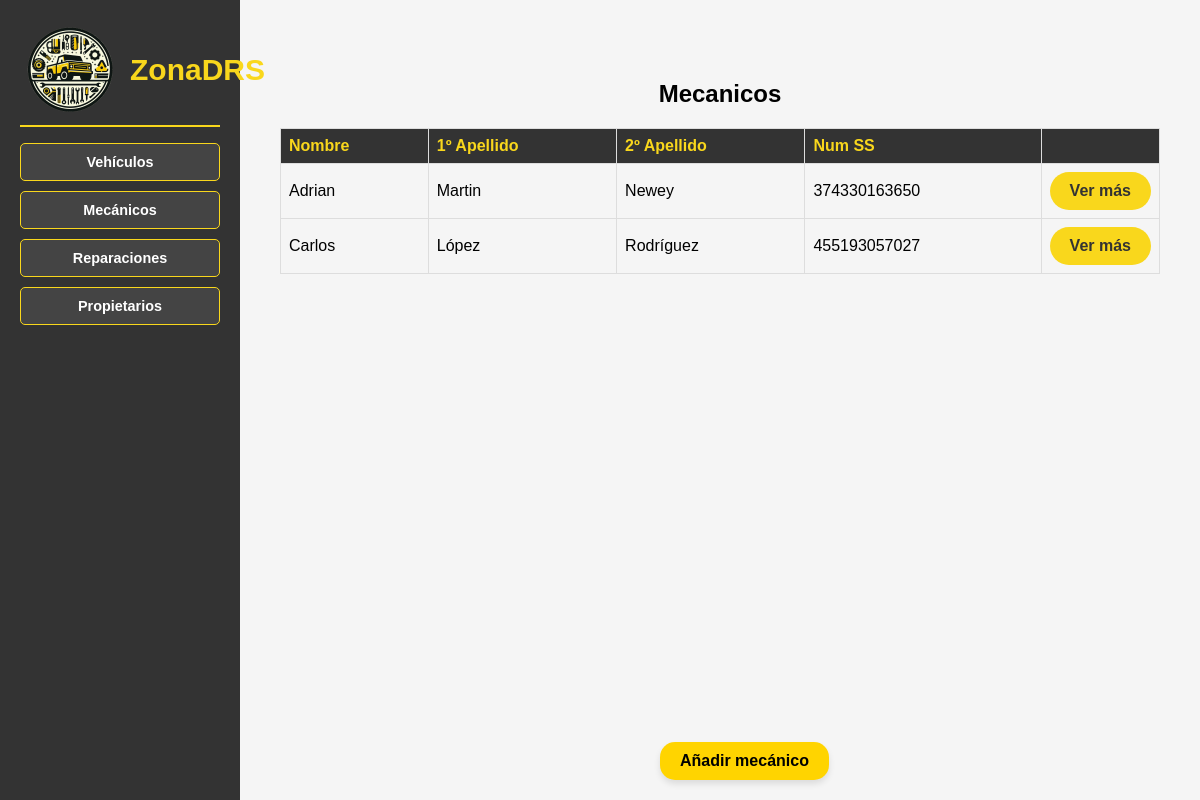
Before: /ZonaDRS/listaMecanicos/ with the older database file.
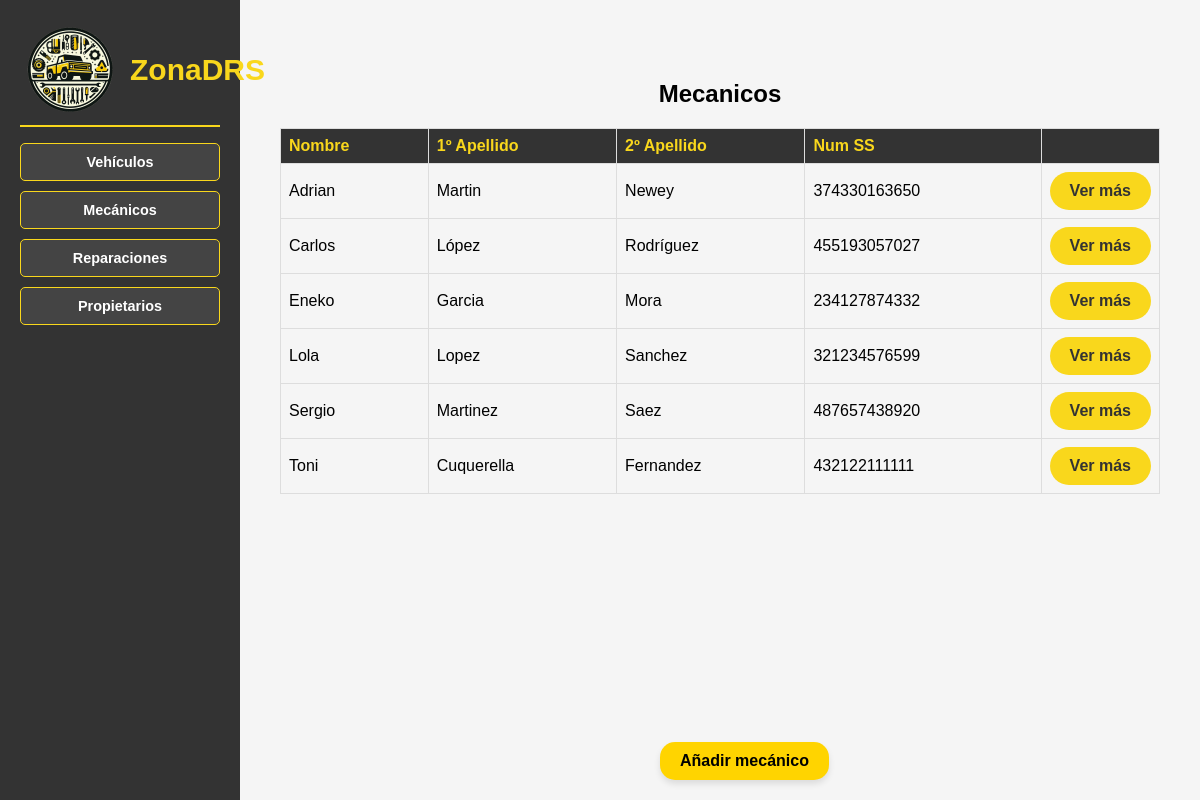
After: the same page with the newer database file.
### Zona_DRS_APP/models.py (models this page shows, shortened)
class Mecanico(models.Model):
    num_ss = models.CharField(max_length=12, primary_key=True)
    nombre = models.CharField(max_length=255)
    apellido1 = models.CharField(max_length=255)
    apellido2 = models.CharField(max_length=255)
    direccion = models.CharField(max_length=255)
    fecha_nacimiento = models.DateField()
    fecha_inicio_contrato = models.DateField()
    fecha_fin_contrato = models.DateField()
    imagen_url = models.URLField()

### Zona_DRS_APP/views.py (the view)
# urls.py: path('listaMecanicos/', ListaMecanicosView.as_view(), name='listaMecanicos'),
class ListaMecanicosView(ListView):
    model = Mecanico
    template_name = 'listaMecanicos.html'
    context_object_name = 'mecanicos'
    queryset = Mecanico.objects.order_by('nombre')
    '''
    mecanicos = Mecanico.objects.order_by('nombre')
    return render(request, 'listaMecanicos.html', {'mecanicos': mecanicos})
    '''

### Zona_DRS_APP/templates/listaMecanicos.html
{% extends "base.html" %}
{% block contenido %}
<div class="content">
    <h2>Mecanicos</h2>
    <table>
        <tr>
            <th>Nombre</th>
            <th>1º Apellido</th>
            <th>2º Apellido</th>
            <th>Num SS</th>
            <th></th>
        </tr>
        {% for mecanico in mecanicos %}
        <tr>
            <td>{{ mecanico.nombre }}</td>
            <td>{{ mecanico.apellido1 }}</td>
            <td>{{ mecanico.apellido2 }}</td>
            <td>{{ mecanico.num_ss }}</td>
            <td>
                <div class="boton">
                    <a href="{% url 'detalleMecanico' mecanico.num_ss %}">
                        Ver más
                    </a>
                </div>
            </td>
        </tr>
        {% endfor %}
    </table>
    <a href="http://127.0.0.1:8000/admin/Zona_DRS_APP/mecanico/add/" class="boton_admin">Añadir mecánico</a>
</div>
{% endblock %}

Changed rows visible on the page:
added Mecanico: nombre "Eneko", apellido1 "Garcia", apellido2 "Mora", num_ss "234127874332"
added Mecanico: nombre "Lola", apellido1 "Lopez", apellido2 "Sanchez", num_ss "321234576599"
added Mecanico: nombre "Sergio", apellido1 "Martinez", apellido2 "Saez", num_ss "487657438920"
added Mecanico: nombre "Toni", apellido1 "Cuquerella", apellido2 "Fernandez", num_ss "432122111111"
